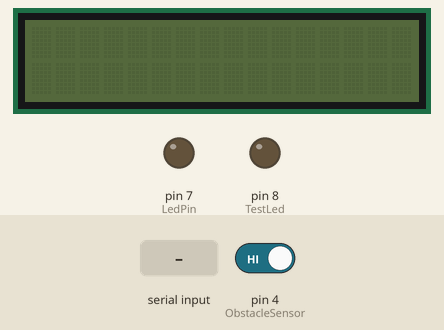
This sketch was run on a simulated Arduino Uno, built with avr-gcc and run on an emulated ATmega328P. Shown: 16×2 character LCD, output pins drawn as LEDs (lit = HIGH). The inputs (shaded band) are chosen by the test bench; at power-on: pin 4 (ObstacleSensor) HIGH. What the sketch prints to the serial monitor is not drawn.

Above: at 1.2 s.
1.3 s: "A" received over Serial
At 2.7 s:
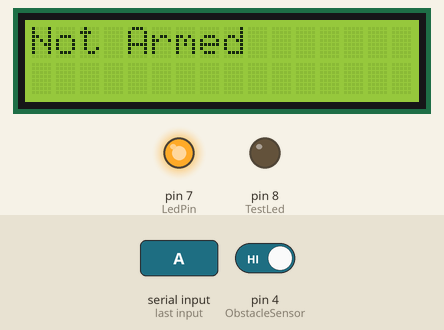
3.8 s: "b" received over Serial
At 5.3 s:
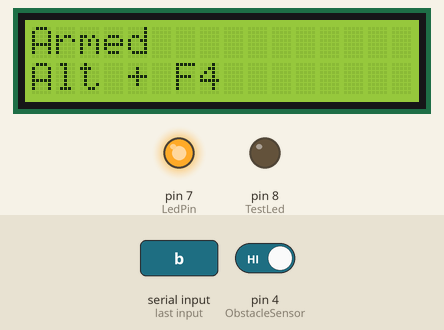
6.3 s: "c" received over Serial
At 7.8 s:
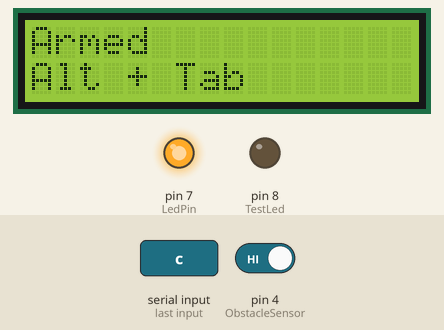
8.8 s: "d" received over Serial
At 10.9 s:
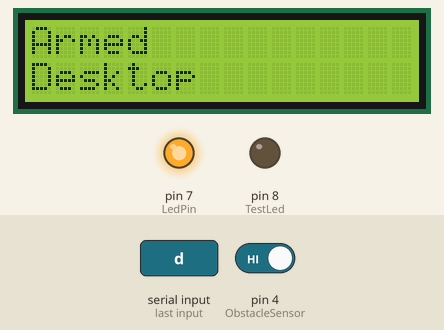
11.3 s: pin 4 (ObstacleSensor) driven LOW
At 12.1 s:
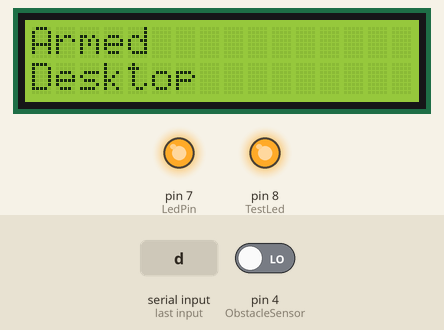
12.8 s: "a" received over Serial
At 14.2 s:
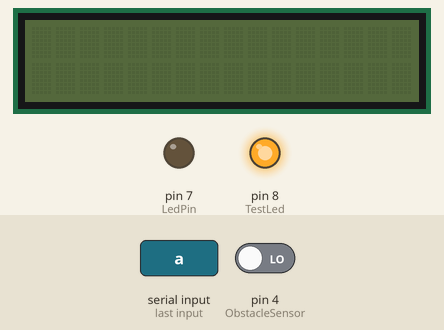
Timing chart, 0 to 15.8 s (numbered marks = the images above; inputs shaded):
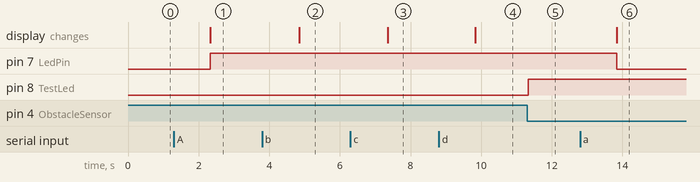

Measured:
- after the input at 1.3 s, pin 7 (LedPin): LOW → HIGH after 1.0 s; the display: changes after 1.0 s (image 1)
- after the input at 3.8 s, the display: changes after 1.0 s (image 2)
- after the input at 6.3 s, the display: changes after 1.1 s (image 3)
- after the input at 8.8 s, the display: changes after 1.0 s (image 4)
- after the input at 11.3 s, pin 8 (TestLed): LOW → HIGH at once
- after the input at 12.8 s, pin 7 (LedPin): HIGH → LOW after 1.0 s; the display: changes after 1.0 s (image 6)

The sketch:

Illicit-Content-Switcher-Sketch.ino
```cpp
#include <Wire.h>
#include <LiquidCrystal_I2C.h>

LiquidCrystal_I2C lcd(0x27, 2, 1, 0, 4, 5, 6, 7, 3, POSITIVE);

const int TestLed = 8;
const int LedPin = 7;
const int ObstacleSensor = 4;
int ledState = 0;
String receiveVal;
char d1;

void setup()
{
  pinMode(LedPin, OUTPUT);
  pinMode(TestLed, OUTPUT);
  pinMode(ObstacleSensor, INPUT);
  lcd.begin(16,2);
  lcd.noBacklight();
  Serial.begin(9600);
}

void loop()
{
  if(digitalRead(ObstacleSensor) == 0){
    digitalWrite(TestLed, HIGH);
    Serial.println("z");
  } else{
    digitalWrite(TestLed, LOW);
  }

  if(Serial.available() > 0)
  {
    receiveVal = Serial.readString();
    d1 = receiveVal.charAt(0);

    switch(d1){
      case 'A':
      lcd.clear();
      ledState = 1;
      lcd.backlight();
      lcd.setCursor(0, 0);
      lcd.print("Not Armed");
      break;

      case 'a':
      ledState = 0;
      lcd.clear();
      lcd.noBacklight();
      break;

      case 'b':
      lcd.clear();
      ledState = 1;
      lcd.backlight();
      lcd.setCursor(0, 0);
      lcd.print("Armed");
      lcd.setCursor(0, 1);
      lcd.print("Alt + F4");
      break;

      case 'c':
      lcd.clear();
      ledState = 1;
      lcd.backlight();
      lcd.setCursor(0, 0);
      lcd.print("Armed");
      lcd.setCursor(0, 1);
      lcd.print("Alt + Tab");
      break;

      case 'd':
      lcd.clear();
      ledState = 1;
      lcd.backlight();
      lcd.setCursor(0, 0);
      lcd.print("Armed");
      lcd.setCursor(0, 1);
      lcd.print("Desktop");
      break;

    }
  }

  digitalWrite(LedPin, ledState);

  delay(50);
}
```
